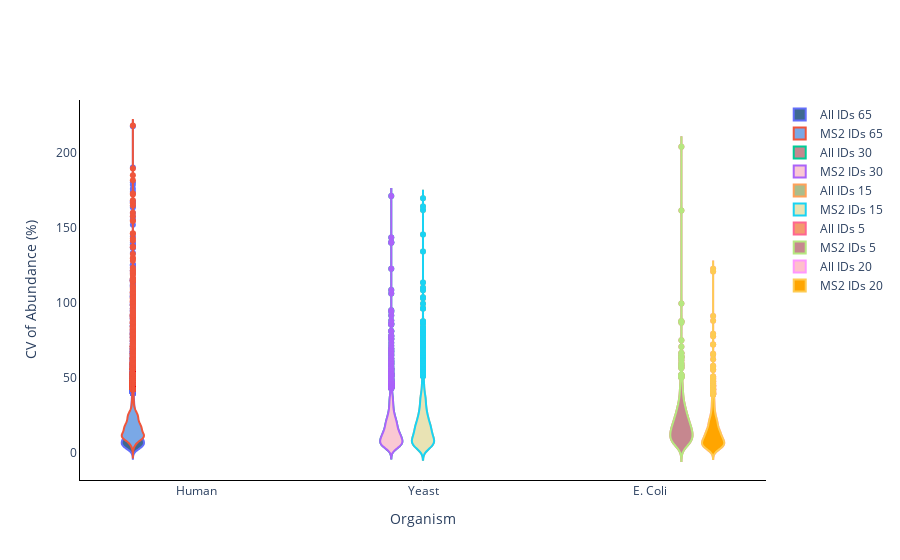

The notebook cell this image was saved under:
### Code cell
# CV violin plot
plot_options={    
        "median label": "True", #only works for total and MS2, can be found in CV_summary if you set WRITE_OUTPUT = True
        "box": False,
        "X Title": "Conditions (protein)",
        "Y Title": "CV of Abundance (%)",
        "color": ["#3E6990", "#7aa8e6","#C6878F", "#fac8d3","#AABD8C", "#E9E3B4",  "#F39B6D", "#C6878F", "pink",
                  "orange", "brown", "pink", "gray", "olive", "cyan", "black","red",
                  "yellow","green","blue","indigo","violet"],
        "width": 700,
        "height": 450,
        "font": dict(size=16, family="Arial black"),
        "ylimits": [-10, 400],
        "CV mode": "grouped_stacked",#grouped, total, MS2, grouped_stacked, stacked
        "Group By X": "Organism", #ID_Mode does MS2 vs MBR
        "Group By Color": "Amount",#ID_Mode does MS2 vs MBR
        "Group By Stack": "ID_Mode" #ID_Mode does MS2 vs MBR
    }
plot_options["plot_type"] = 1 # 1 is protein, 2 is peptide
figure, _, _ =CV_plots(data_obj, plot_options, saved_settings)
figure.show()

### Figure 1 — Plotly figure (JSON) as saved in the notebook; plotly's stock layout.template omitted (floating-point values rounded to 4 significant figures; data arrays with more than 128 entries replaced by an {"elided": "..."} marker saying what was removed)
{"data": [{"box": {"visible": false}, "fillcolor": "#3E6990", "name": "All IDs 65", "offsetgroup": "0", "type": "violin", "x": {"elided": "11233 str values"}, "y": {"elided": "11233 float values"}}, {"box": {"visible": false}, "fillcolor": "#7aa8e6", "name": "MS2 IDs 65", "offsetgroup": "0", "type": "violin", "x": {"elided": "18409 str values"}, "y": {"elided": "18409 float values"}}, {"box": {"visible": false}, "fillcolor": "#C6878F", "name": "All IDs 30", "offsetgroup": "1", "type": "violin", "x": {"elided": "2473 str values"}, "y": {"elided": "2473 float values"}}, {"box": {"visible": false}, "fillcolor": "#fac8d3", "name": "MS2 IDs 30", "offsetgroup": "1", "type": "violin", "x": {"elided": "2473 str values"}, "y": {"elided": "2473 float values"}}, {"box": {"visible": false}, "fillcolor": "#AABD8C", "name": "All IDs 15", "offsetgroup": "2", "type": "violin", "x": {"elided": "2027 str values"}, "y": {"elided": "2027 float values"}}, {"box": {"visible": false}, "fillcolor": "#E9E3B4", "name": "MS2 IDs 15", "offsetgroup": "2", "type": "violin", "x": {"elided": "2027 str values"}, "y": {"elided": "2027 float values"}}, {"box": {"visible": false}, "fillcolor": "#F39B6D", "name": "All IDs 5", "offsetgroup": "3", "type": "violin", "x": {"elided": "686 str values"}, "y": {"elided": "686 float values"}}, {"box": {"visible": false}, "fillcolor": "#C6878F", "name": "MS2 IDs 5", "offsetgroup": "3", "type": "violin", "x": {"elided": "686 str values"}, "y": {"elided": "686 float values"}}, {"box": {"visible": false}, "fillcolor": "pink", "name": "All IDs 20", "offsetgroup": "4", "type": "violin", "x": {"elided": "1200 str values"}, "y": {"elided": "1200 float values"}}, {"box": {"visible": false}, "fillcolor": "orange", "name": "MS2 IDs 20", "offsetgroup": "4", "type": "violin", "x": {"elided": "1200 str values"}, "y": {"elided": "1200 float values"}}], "layout": {"paper_bgcolor": "white", "plot_bgcolor": "white", "violinmode": "group", "xaxis": {"categoryarray": ["Human", "Yeast", "E. Coli"], "categoryorder": "array", "linecolor": "black", "linewidth": 1, "showline": true, "title": {"text": "Organism"}}, "yaxis": {"linecolor": "black", "linewidth": 1, "showline": true, "title": {"text": "CV of Abundance (%)"}}}}
